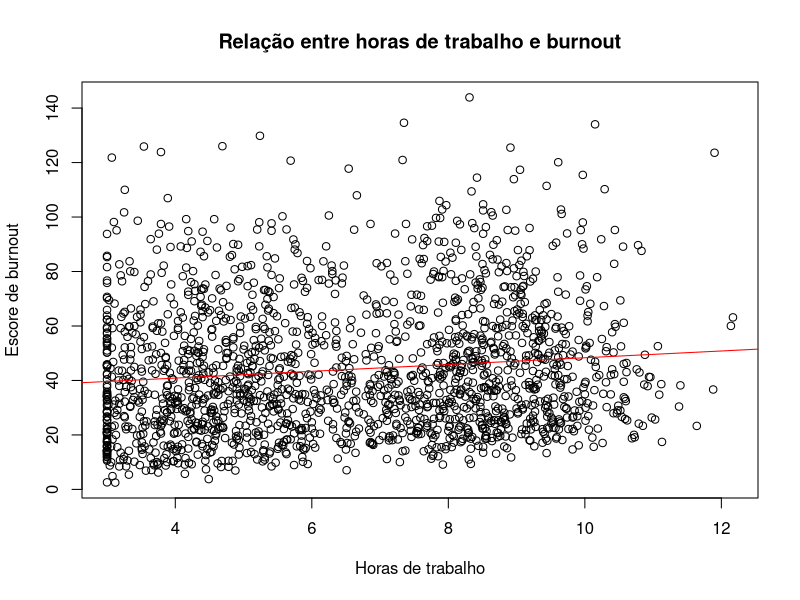
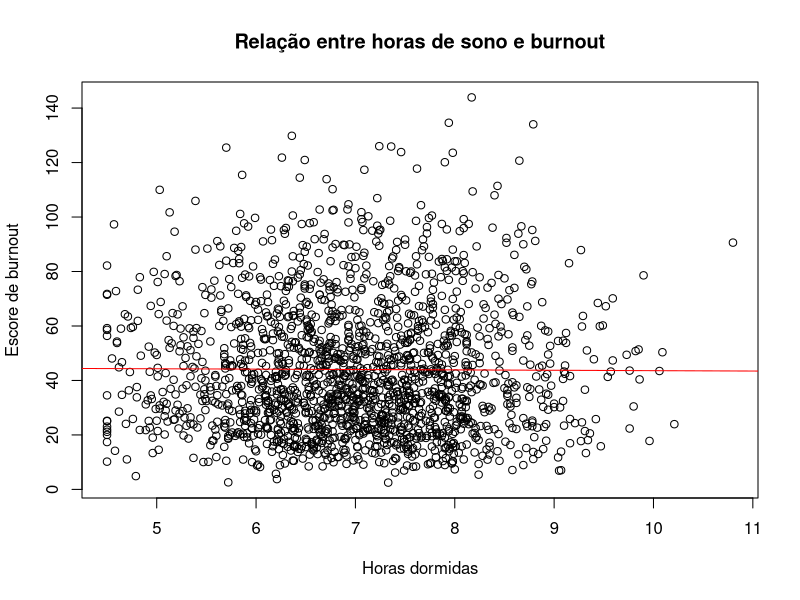
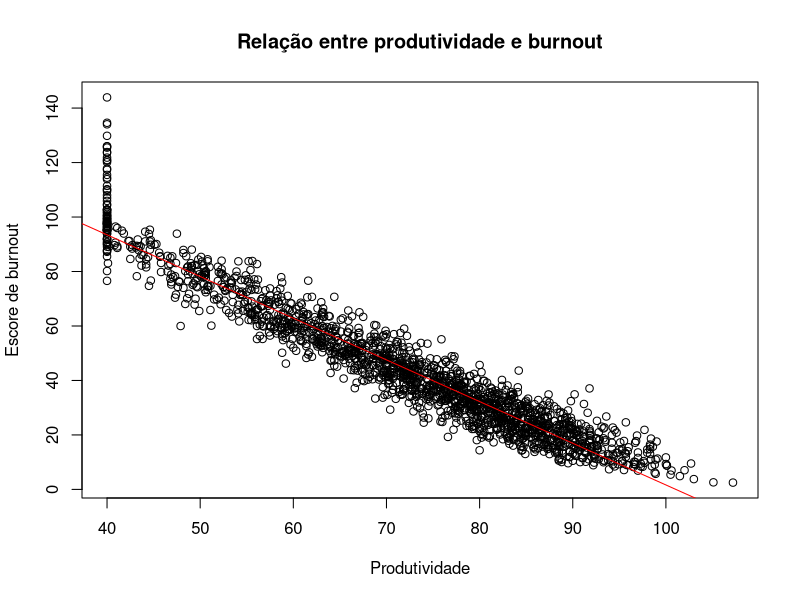
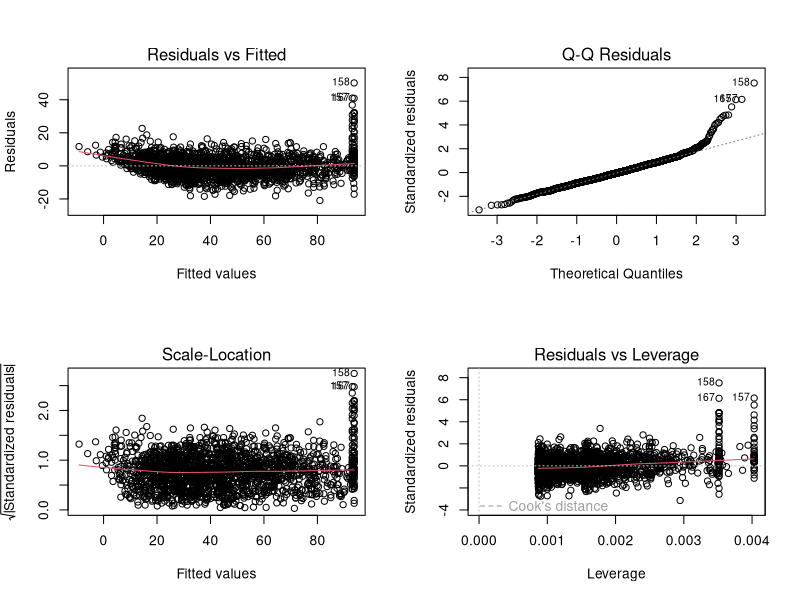
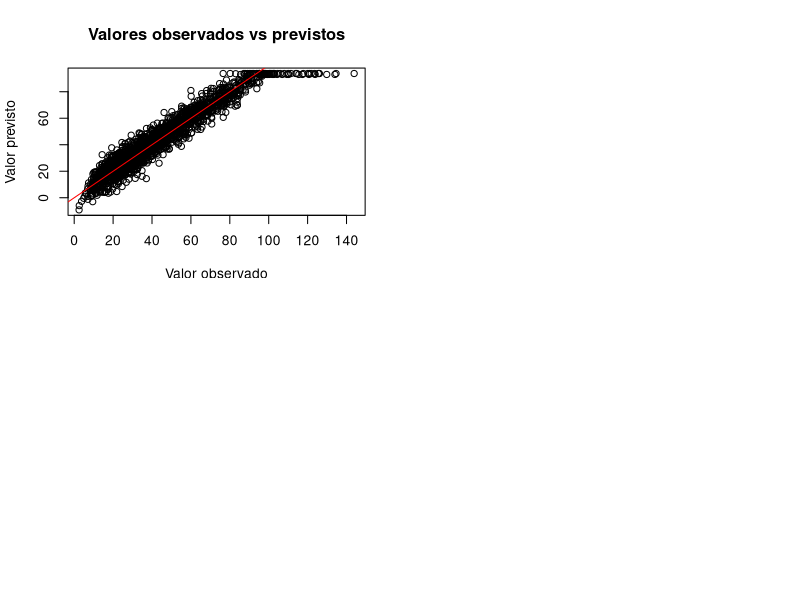

These figures' R source, in order:
## ---- chunk 1
knitr::opts_chunk$set(echo = TRUE)
## ---- chunk 2
#Pacotes

library(kableExtra)
library(dplyr)
library(tidyverse)
## ---- chunk 3
tabela <- data.frame(
  Variável = c(
    "Tipo de dia",
    "Horas de Trabalho",
    "Horas de tempo de tela",
    "Quantidade de reuniões",
    "Pausas tomadas",
    "Trabalho após o horário",
    "Horas dormidas",
    "Taxa de conclusão de tarefas",
    "Escore de Burnout",
    "Risco de Burnout"
  ),
  Descrição = c(
    "Dia da semana ou fim de semana",
    "Número total de horas trabalhadas em um dia",
    "Tempo total diário de exposição a telas (trabalho + reuniões)",
    "Quantidade diária de reuniões",
    "Número de pausas durante o trabalho",
    "Indica se houve trabalho fora do horário (0 = não; 1 = sim)",
    "Total de horas de sono na noite anterior",
    "Percentual de tarefas concluídas no dia",
    "Pontuação contínua que indica intensidade do burnout",
    "Categoria: baixo, médio ou alto"
  ),
  Tipo = c(
    "Qualitativa","Quantitativa","Quantitativa","Quantitativa",
    "Quantitativa","Qualitativa","Quantitativa",
    "Quantitativa","Quantitativa","Qualitativa"
  )
)

knitr::kable(
  tabela,
  caption = "Tabela 1: Descrição e classificação das variáveis do estudo"
)
## ---- chunk 4

library(knitr)
library(dplyr)
library(tidyr)
library(kableExtra)

## ---- chunk 5
dados <- read_delim("work_from_home_burnout_dataset.csv",
  delim = ";",
  locale = locale(encoding = "latin1")
)

head(dados)

## ---- chunk 6
freq_tipo <- table(dados$tipo_de_dia)

tabela_tipo <- data.frame(
  Categoria = names(freq_tipo),
  Frequencia = as.numeric(freq_tipo),
  Percentual = round(as.numeric(prop.table(freq_tipo)) * 100, 2)
)

knitr::kable(
  tabela_tipo,
  col.names = c("Categoria", "Frequência", "Percentual (%)"),
  caption = "Distribuição do tipo de dia",
  align = "ccc"
)
## ---- chunk 7
tabela_trabalho <- as.data.frame(table(dados$trabalho_apos_o_horario))

tabela_trabalho$Percentual <- prop.table(tabela_trabalho$Freq) * 100

colnames(tabela_trabalho) <- c("Categoria", "Frequência", "Percentual (%)")

knitr::kable(
  tabela_trabalho,
  caption = "Frequência de trabalho após o horário",
  align = "ccc"
)

## ---- chunk 8
freq_burnout <- table(dados$risco_de_burnout)

tabela_burnout <- data.frame(
  Categoria = names(freq_burnout),
  Frequencia = as.numeric(freq_burnout),
  Percentual = round(as.numeric(prop.table(freq_burnout)) * 100, 2)
)

knitr::kable(
  tabela_burnout,
  col.names = c("Categoria", "Frequência", "Percentual (%)"),
  caption = "Distribuição do risco de burnout",
  align = "ccc"
)
## ---- chunk 9
resumo_quant <- data.frame(
  Variavel = c("Horas de trabalho", "Tempo de tela", "Reuniões",
               "Pausas", "Horas dormidas", "Produtividade", "Burnout"),
  
  Min = c(
    min(dados$horas_de_trabalho, na.rm = TRUE),
    min(dados$horas_de_tempo_de_tela, na.rm = TRUE),
    min(dados$quantidade_de_reunioes, na.rm = TRUE),
    min(dados$pausas_tomadas, na.rm = TRUE),
    min(dados$horas_dormidas, na.rm = TRUE),
    min(dados$taxa_de_conclusao_de_tarefas, na.rm = TRUE),
    min(dados$burnout_escore, na.rm = TRUE)
  ),
  
  Q1 = c(
    quantile(dados$horas_de_trabalho, 0.25, na.rm = TRUE),
    quantile(dados$horas_de_tempo_de_tela, 0.25, na.rm = TRUE),
    quantile(dados$quantidade_de_reunioes, 0.25, na.rm = TRUE),
    quantile(dados$pausas_tomadas, 0.25, na.rm = TRUE),
    quantile(dados$horas_dormidas, 0.25, na.rm = TRUE),
    quantile(dados$taxa_de_conclusao_de_tarefas, 0.25, na.rm = TRUE),
    quantile(dados$burnout_escore, 0.25, na.rm = TRUE)
  ),
  
  Mediana = c(
    median(dados$horas_de_trabalho, na.rm = TRUE),
    median(dados$horas_de_tempo_de_tela, na.rm = TRUE),
    median(dados$quantidade_de_reunioes, na.rm = TRUE),
    median(dados$pausas_tomadas, na.rm = TRUE),
    median(dados$horas_dormidas, na.rm = TRUE),
    median(dados$taxa_de_conclusao_de_tarefas, na.rm = TRUE),
    median(dados$burnout_escore, na.rm = TRUE)
  ),
  
  Media = c(
    mean(dados$horas_de_trabalho, na.rm = TRUE),
    mean(dados$horas_de_tempo_de_tela, na.rm = TRUE),
    mean(dados$quantidade_de_reunioes, na.rm = TRUE),
    mean(dados$pausas_tomadas, na.rm = TRUE),
    mean(dados$horas_dormidas, na.rm = TRUE),
    mean(dados$taxa_de_conclusao_de_tarefas, na.rm = TRUE),
    mean(dados$burnout_escore, na.rm = TRUE)
  ),
  
  Q3 = c(
    quantile(dados$horas_de_trabalho, 0.75, na.rm = TRUE),
    quantile(dados$horas_de_tempo_de_tela, 0.75, na.rm = TRUE),
    quantile(dados$quantidade_de_reunioes, 0.75, na.rm = TRUE),
    quantile(dados$pausas_tomadas, 0.75, na.rm = TRUE),
    quantile(dados$horas_dormidas, 0.75, na.rm = TRUE),
    quantile(dados$taxa_de_conclusao_de_tarefas, 0.75, na.rm = TRUE),
    quantile(dados$burnout_escore, 0.75, na.rm = TRUE)
  ),
  
  Max = c(
    max(dados$horas_de_trabalho, na.rm = TRUE),
    max(dados$horas_de_tempo_de_tela, na.rm = TRUE),
    max(dados$quantidade_de_reunioes, na.rm = TRUE),
    max(dados$pausas_tomadas, na.rm = TRUE),
    max(dados$horas_dormidas, na.rm = TRUE),
    max(dados$taxa_de_conclusao_de_tarefas, na.rm = TRUE),
    max(dados$burnout_escore, na.rm = TRUE)
  ),
  
  DP = c(
    sd(dados$horas_de_trabalho, na.rm = TRUE),
    sd(dados$horas_de_tempo_de_tela, na.rm = TRUE),
    sd(dados$quantidade_de_reunioes, na.rm = TRUE),
    sd(dados$pausas_tomadas, na.rm = TRUE),
    sd(dados$horas_dormidas, na.rm = TRUE),
    sd(dados$taxa_de_conclusao_de_tarefas, na.rm = TRUE),
    sd(dados$burnout_escore, na.rm = TRUE)
  )
)

knitr::kable(
  resumo_quant,
  col.names = c("Variável", "Mín", "1º Quartil", "Mediana", "Média", "3º Quartil", "Máx", "DP"),
  caption = "Estatísticas descritivas das variáveis quantitativas",
  align = "c"
)
## ---- chunk 10
correlacoes <- data.frame(
  Variavel = c("Horas de trabalho", "Tempo de tela", "Reuniões",
               "Pausas", "Horas dormidas", "Produtividade"),
  
  Correlacao = c(
    cor(dados$burnout_escore, dados$horas_de_trabalho, use = "complete.obs"),
    cor(dados$burnout_escore, dados$horas_de_tempo_de_tela, use = "complete.obs"),
    cor(dados$burnout_escore, dados$quantidade_de_reunioes, use = "complete.obs"),
    cor(dados$burnout_escore, dados$pausas_tomadas, use = "complete.obs"),
    cor(dados$burnout_escore, dados$horas_dormidas, use = "complete.obs"),
    cor(dados$burnout_escore, dados$taxa_de_conclusao_de_tarefas, use = "complete.obs")
  )
)

knitr::kable(
  correlacoes,
  col.names = c("Variável", "Correlação com Burnout"),
  caption = "Correlação entre variáveis explicativas e o escore de burnout",
  align = "cc"
)
## ---- chunk 11
plot(
  dados$horas_de_trabalho,
  dados$burnout_escore,
  xlab = "Horas de trabalho",
  ylab = "Escore de burnout",
  main = "Relação entre horas de trabalho e burnout"
)

abline(lm(burnout_escore ~ horas_de_trabalho, data = dados), col = "red")
## ---- chunk 12
plot(
  dados$horas_dormidas,
  dados$burnout_escore,
  xlab = "Horas dormidas",
  ylab = "Escore de burnout",
  main = "Relação entre horas de sono e burnout"
)

abline(lm(burnout_escore ~ horas_dormidas, data = dados), col = "red")
## ---- chunk 13
plot(
  dados$taxa_de_conclusao_de_tarefas,
  dados$burnout_escore,
  xlab = "Produtividade",
  ylab = "Escore de burnout",
  main = "Relação entre produtividade e burnout"
)

abline(lm(burnout_escore ~ taxa_de_conclusao_de_tarefas, data = dados), col = "red")
## ---- chunk 14

#Antes de tudo, é necessario converter a variavél 'tipo_de_dia' pois ela é qualitativa.

dados$tipo_de_dia <- as.factor(dados$tipo_de_dia)

modelo <- lm(
  burnout_escore ~ dados$tipo_de_dia +
                   horas_de_trabalho +
                   horas_de_tempo_de_tela +
                   quantidade_de_reunioes +
                   pausas_tomadas +
                   horas_dormidas +
                   taxa_de_conclusao_de_tarefas +
                   trabalho_apos_o_horario,
  data = dados
)

summary(modelo)

## ---- chunk 15

modelo2 <- lm(
  burnout_escore ~ taxa_de_conclusao_de_tarefas +
                   trabalho_apos_o_horario,
  data = dados
)

summary(modelo2)
## ---- chunk 16
par(mfrow = c(2,2))
plot(modelo2)
## ---- chunk 17
# Previsões
dados$burnout_previsto <- predict(modelo2)

# Criar tabela comparativa
tabela_prev <- dados[, c("burnout_escore", "burnout_previsto")]

# Mostrar só as primeiras linhas
knitr::kable(
  head(tabela_prev, 10),
  col.names = c("Escore de Burnout observado", "Escore Burnout previsto"),
  caption = "Comparação entre valores observados e previstos",
  align = "cc"
)
## ---- chunk 18
plot(dados$burnout_escore, dados$burnout_previsto,
     xlab = "Valor observado",
     ylab = "Valor previsto",
     main = "Valores observados vs previstos")

abline(0, 1, col = "red")
